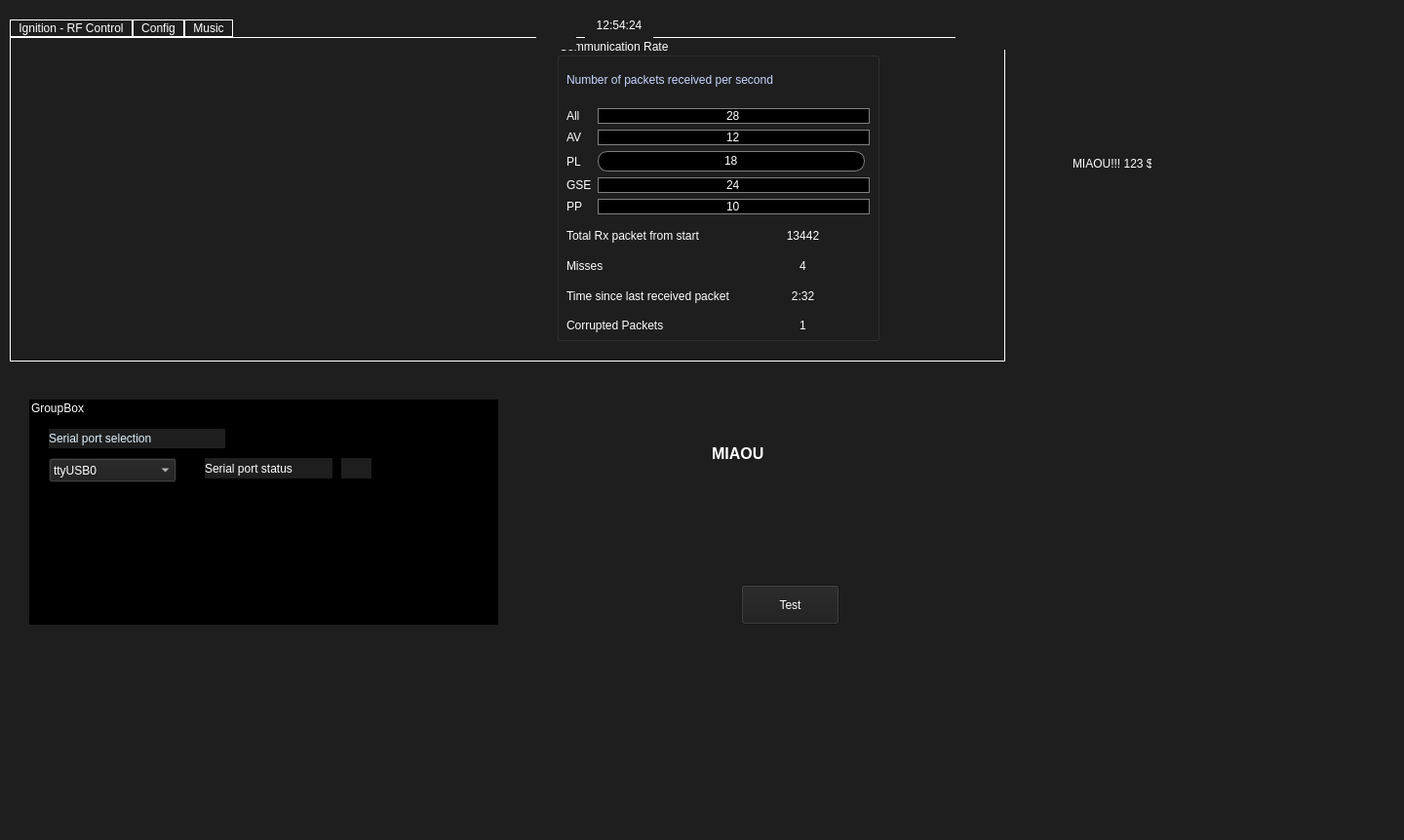
<?xml version="1.0" encoding="UTF-8"?>
<ui version="4.0">
 <class>second_ui</class>
 <widget class="QWidget" name="second_ui">
  <property name="geometry">
   <rect>
    <x>0</x>
    <y>0</y>
    <width>1440</width>
    <height>862</height>
   </rect>
  </property>
  <property name="minimumSize">
   <size>
    <width>600</width>
    <height>0</height>
   </size>
  </property>
  <property name="maximumSize">
   <size>
    <width>9999</width>
    <height>9999</height>
   </size>
  </property>
  <property name="mouseTracking">
   <bool>false</bool>
  </property>
  <property name="windowTitle">
   <string>GSBellaLui2020</string>
  </property>
  <property name="styleSheet">
   <string notr="true">background-color: rgb(30, 30, 30);
color: rgb(255, 255, 255);</string>
  </property>
  <widget class="QLabel" name="logo">
   <property name="geometry">
    <rect>
     <x>1040</x>
     <y>230</y>
     <width>181</width>
     <height>171</height>
    </rect>
   </property>
   <property name="toolTip">
    <string>&lt;html&gt;&lt;head/&gt;&lt;body&gt;&lt;p&gt;Project Bella Lui 2020&lt;/p&gt;&lt;/body&gt;&lt;/html&gt;</string>
   </property>
   <property name="styleSheet">
    <string notr="true">

image: url(:/assets/logo.png);</string>
   </property>
   <property name="text">
    <string/>
   </property>
  </widget>
  <widget class="QTabWidget" name="tabWidget">
   <property name="geometry">
    <rect>
     <x>10</x>
     <y>20</y>
     <width>1021</width>
     <height>351</height>
    </rect>
   </property>
   <property name="styleSheet">
    <string notr="true">QTabBar::tab {
	background: rgb(30, 30, 30);
	border: 1px solid white;
	padding: 1px 8px 1px 8px;
}
QTabWidget::pane {
	border: 1px solid white;
}
</string>
   </property>
   <property name="currentIndex">
    <number>0</number>
   </property>
   <widget class="QWidget" name="Ignition">
    <attribute name="title">
     <string>Ignition - RF Control</string>
    </attribute>
    <widget class="QGroupBox" name="groupBox_7">
     <property name="geometry">
      <rect>
       <x>560</x>
       <y>0</y>
       <width>331</width>
       <height>311</height>
      </rect>
     </property>
     <property name="title">
      <string>Communication Rate</string>
     </property>
     <widget class="QWidget" name="gridLayoutWidget_3">
      <property name="geometry">
       <rect>
        <x>10</x>
        <y>20</y>
        <width>311</width>
        <height>161</height>
       </rect>
      </property>
      <layout class="QGridLayout" name="gridLayout_12">
       <item row="3" column="1">
        <widget class="QProgressBar" name="PL_packet_rate">
         <property name="maximumSize">
          <size>
           <width>274</width>
           <height>21</height>
          </size>
         </property>
         <property name="styleSheet">
          <string notr="true">QProgressBar {
	color: white;
}
QProgressBar:horizontal {
	border: 1px solid gray;
	border-radius: 10px;
	background: black;
	padding: 1px;
    text-align: center;
	height: 10px;
}
QProgressBar::chunk:horizontal {
	background: qlineargradient(x1: 0, y1: 0.5, x2: 1, y2: 		0.5, stop: 0 rgb(39, 68, 255), stop: 1 rgb(190, 255, 178));
	border-radius: 5px;
}</string>
         </property>
         <property name="maximum">
          <number>30</number>
         </property>
         <property name="value">
          <number>18</number>
         </property>
         <property name="format">
          <string>%v</string>
         </property>
        </widget>
       </item>
       <item row="4" column="0">
        <widget class="QLabel" name="label_20">
         <property name="text">
          <string>GSE</string>
         </property>
        </widget>
       </item>
       <item row="0" column="0" colspan="2">
        <widget class="QLabel" name="label_6">
         <property name="maximumSize">
          <size>
           <width>309</width>
           <height>16777215</height>
          </size>
         </property>
         <property name="styleSheet">
          <string notr="true">color: rgb(199, 214, 255);</string>
         </property>
         <property name="text">
          <string>Number of packets received per second</string>
         </property>
        </widget>
       </item>
       <item row="4" column="1">
        <widget class="QProgressBar" name="GSE_packet_rate">
         <property name="styleSheet">
          <string notr="true">QProgressBar {
	color: white;
}
QProgressBar:horizontal {
	border: 1px solid gray;
	border-radius: 10px;
	background: black;
	padding: 1px;
    text-align: center;
	height: 10px;
}
QProgressBar::chunk:horizontal {
	background: qlineargradient(x1: 0, y1: 0.5, x2: 1, y2: 		0.5, stop: 0 rgb(39, 68, 255), stop: 1 rgb(255, 158, 110));
	border-radius: 5px;
}</string>
         </property>
         <property name="maximum">
          <number>30</number>
         </property>
         <property name="value">
          <number>24</number>
         </property>
         <property name="format">
          <string>%v</string>
         </property>
        </widget>
       </item>
       <item row="5" column="0">
        <widget class="QLabel" name="label_21">
         <property name="text">
          <string>PP</string>
         </property>
        </widget>
       </item>
       <item row="5" column="1">
        <widget class="QProgressBar" name="PP_packet_rate">
         <property name="styleSheet">
          <string notr="true">QProgressBar {
	color: white;
}
QProgressBar:horizontal {
	border: 1px solid gray;
	border-radius: 10px;
	background: black;
	padding: 1px;
    text-align: center;
	height: 10px;
}
QProgressBar::chunk:horizontal {
	background: qlineargradient(x1: 0, y1: 0.5, x2: 1, y2: 		0.5, stop: 0 rgb(39, 68, 255), stop: 1 rgb(176, 111, 255));
	border-radius: 5px;
}</string>
         </property>
         <property name="maximum">
          <number>30</number>
         </property>
         <property name="value">
          <number>10</number>
         </property>
         <property name="format">
          <string>%v</string>
         </property>
        </widget>
       </item>
       <item row="2" column="1">
        <widget class="QProgressBar" name="AV_packet_rate">
         <property name="styleSheet">
          <string notr="true">QProgressBar {
	color: white;
}
QProgressBar:horizontal {
	border: 1px solid gray;
	border-radius: 10px;
	background: black;
	padding: 1px;
    text-align: center;
	height: 10px;
}
QProgressBar::chunk:horizontal {
	background: qlineargradient(x1: 0, y1: 0.5, x2: 1, y2: 		0.5, stop: 0 rgb(39, 68, 255), stop: 1 rgb(125, 249, 255));
	border-radius: 5px;
}</string>
         </property>
         <property name="maximum">
          <number>30</number>
         </property>
         <property name="value">
          <number>12</number>
         </property>
         <property name="format">
          <string>%v</string>
         </property>
        </widget>
       </item>
       <item row="2" column="0">
        <widget class="QLabel" name="label_16">
         <property name="text">
          <string>AV</string>
         </property>
        </widget>
       </item>
       <item row="3" column="0">
        <widget class="QLabel" name="label_17">
         <property name="text">
          <string>PL</string>
         </property>
        </widget>
       </item>
       <item row="1" column="1">
        <widget class="QProgressBar" name="all_packet_rate">
         <property name="styleSheet">
          <string notr="true">QProgressBar {
	color: white;
}
QProgressBar:horizontal {
	border: 1px solid gray;
	border-radius: 10px;
	background: black;
	padding: 1px;
    text-align: center;
	height: 10px;
}
QProgressBar::chunk:horizontal {
	background: qlineargradient(x1: 0, y1: 0.5, x2: 1, y2: 		0.5, stop: 0 rgb(39, 68, 255), stop: 1 rgb(16, 255, 72));
	border-radius: 5px;
}</string>
         </property>
         <property name="maximum">
          <number>50</number>
         </property>
         <property name="value">
          <number>28</number>
         </property>
         <property name="format">
          <string>%v</string>
         </property>
        </widget>
       </item>
       <item row="1" column="0">
        <widget class="QLabel" name="label_88">
         <property name="text">
          <string>All</string>
         </property>
        </widget>
       </item>
      </layout>
     </widget>
     <widget class="QWidget" name="gridLayoutWidget_4">
      <property name="geometry">
       <rect>
        <x>10</x>
        <y>190</y>
        <width>311</width>
        <height>116</height>
       </rect>
      </property>
      <layout class="QGridLayout" name="gridLayout_10">
       <item row="1" column="0">
        <widget class="QLabel" name="miss_label">
         <property name="toolTip">
          <string>&lt;html&gt;&lt;head/&gt;&lt;body&gt;&lt;p&gt;Lost packets in last 2 seconds&lt;/p&gt;&lt;/body&gt;&lt;/html&gt;</string>
         </property>
         <property name="text">
          <string>Misses</string>
         </property>
        </widget>
       </item>
       <item row="1" column="1">
        <widget class="QLabel" name="miss_panel">
         <property name="toolTip">
          <string>&lt;html&gt;&lt;head/&gt;&lt;body&gt;&lt;p&gt;Lost packets in last 2 seconds&lt;/p&gt;&lt;/body&gt;&lt;/html&gt;</string>
         </property>
         <property name="text">
          <string>4</string>
         </property>
         <property name="alignment">
          <set>Qt::AlignCenter</set>
         </property>
        </widget>
       </item>
       <item row="2" column="1">
        <widget class="QLabel" name="time_since_last_Rx">
         <property name="toolTip">
          <string>&lt;html&gt;&lt;head/&gt;&lt;body&gt;&lt;p&gt;Last packet's timestamp&lt;/p&gt;&lt;/body&gt;&lt;/html&gt;</string>
         </property>
         <property name="text">
          <string>2:32</string>
         </property>
         <property name="alignment">
          <set>Qt::AlignCenter</set>
         </property>
        </widget>
       </item>
       <item row="0" column="0">
        <widget class="QLabel" name="received_pack_cnt_label">
         <property name="toolTip">
          <string>&lt;html&gt;&lt;head/&gt;&lt;body&gt;&lt;p&gt;The count of the received packets from the start of the program&lt;/p&gt;&lt;/body&gt;&lt;/html&gt;</string>
         </property>
         <property name="text">
          <string>Total Rx packet from start</string>
         </property>
        </widget>
       </item>
       <item row="0" column="1">
        <widget class="QLabel" name="received_pack_cnt_panel">
         <property name="toolTip">
          <string>&lt;html&gt;&lt;head/&gt;&lt;body&gt;&lt;p&gt;The count of the received packets from the start of the program&lt;/p&gt;&lt;/body&gt;&lt;/html&gt;</string>
         </property>
         <property name="styleSheet">
          <string notr="true"/>
         </property>
         <property name="text">
          <string>13442</string>
         </property>
         <property name="alignment">
          <set>Qt::AlignCenter</set>
         </property>
        </widget>
       </item>
       <item row="2" column="0">
        <widget class="QLabel" name="last_refresh_label">
         <property name="toolTip">
          <string>&lt;html&gt;&lt;head/&gt;&lt;body&gt;&lt;p&gt;Last packet's timestamp&lt;/p&gt;&lt;/body&gt;&lt;/html&gt;</string>
         </property>
         <property name="text">
          <string>Time since last received packet</string>
         </property>
        </widget>
       </item>
       <item row="3" column="0">
        <widget class="QLabel" name="corrupted_label">
         <property name="text">
          <string>Corrupted Packets</string>
         </property>
        </widget>
       </item>
       <item row="3" column="1">
        <widget class="QLabel" name="corrupted_panel">
         <property name="maximumSize">
          <size>
           <width>144</width>
           <height>23</height>
          </size>
         </property>
         <property name="text">
          <string>1</string>
         </property>
         <property name="alignment">
          <set>Qt::AlignCenter</set>
         </property>
        </widget>
       </item>
      </layout>
     </widget>
    </widget>
   </widget>
   <widget class="QWidget" name="tab">
    <attribute name="title">
     <string>Config</string>
    </attribute>
   </widget>
   <widget class="QWidget" name="tab_2">
    <attribute name="title">
     <string>Music</string>
    </attribute>
    <widget class="QSlider" name="verticalSlider_1">
     <property name="geometry">
      <rect>
       <x>570</x>
       <y>50</y>
       <width>22</width>
       <height>160</height>
      </rect>
     </property>
     <property name="orientation">
      <enum>Qt::Vertical</enum>
     </property>
    </widget>
    <widget class="QLineEdit" name="lineEdit">
     <property name="geometry">
      <rect>
       <x>440</x>
       <y>150</y>
       <width>113</width>
       <height>25</height>
      </rect>
     </property>
     <property name="text">
      <string>ERT2020GS</string>
     </property>
    </widget>
    <widget class="QSlider" name="verticalSlider_2">
     <property name="geometry">
      <rect>
       <x>610</x>
       <y>50</y>
       <width>22</width>
       <height>160</height>
      </rect>
     </property>
     <property name="orientation">
      <enum>Qt::Vertical</enum>
     </property>
    </widget>
    <widget class="QSlider" name="verticalSlider_3">
     <property name="geometry">
      <rect>
       <x>650</x>
       <y>50</y>
       <width>22</width>
       <height>160</height>
      </rect>
     </property>
     <property name="orientation">
      <enum>Qt::Vertical</enum>
     </property>
    </widget>
    <widget class="QSlider" name="verticalSlider_4">
     <property name="geometry">
      <rect>
       <x>690</x>
       <y>50</y>
       <width>22</width>
       <height>160</height>
      </rect>
     </property>
     <property name="orientation">
      <enum>Qt::Vertical</enum>
     </property>
    </widget>
    <widget class="QSlider" name="verticalSlider_5">
     <property name="geometry">
      <rect>
       <x>730</x>
       <y>50</y>
       <width>22</width>
       <height>160</height>
      </rect>
     </property>
     <property name="orientation">
      <enum>Qt::Vertical</enum>
     </property>
    </widget>
    <widget class="QSlider" name="verticalSlider_11">
     <property name="geometry">
      <rect>
       <x>770</x>
       <y>50</y>
       <width>22</width>
       <height>160</height>
      </rect>
     </property>
     <property name="orientation">
      <enum>Qt::Vertical</enum>
     </property>
    </widget>
    <widget class="QSlider" name="verticalSlider_12">
     <property name="geometry">
      <rect>
       <x>850</x>
       <y>50</y>
       <width>22</width>
       <height>160</height>
      </rect>
     </property>
     <property name="orientation">
      <enum>Qt::Vertical</enum>
     </property>
    </widget>
    <widget class="QSlider" name="verticalSlider_13">
     <property name="geometry">
      <rect>
       <x>810</x>
       <y>50</y>
       <width>22</width>
       <height>160</height>
      </rect>
     </property>
     <property name="orientation">
      <enum>Qt::Vertical</enum>
     </property>
    </widget>
    <widget class="QSlider" name="verticalSlider_14">
     <property name="geometry">
      <rect>
       <x>890</x>
       <y>50</y>
       <width>22</width>
       <height>160</height>
      </rect>
     </property>
     <property name="orientation">
      <enum>Qt::Vertical</enum>
     </property>
    </widget>
    <widget class="QSlider" name="verticalSlider_15">
     <property name="geometry">
      <rect>
       <x>930</x>
       <y>50</y>
       <width>22</width>
       <height>160</height>
      </rect>
     </property>
     <property name="styleSheet">
      <string notr="true"/>
     </property>
     <property name="value">
      <number>60</number>
     </property>
     <property name="orientation">
      <enum>Qt::Vertical</enum>
     </property>
    </widget>
    <widget class="QPushButton" name="play_music">
     <property name="geometry">
      <rect>
       <x>470</x>
       <y>60</y>
       <width>51</width>
       <height>51</height>
      </rect>
     </property>
     <property name="toolTip">
      <string>&lt;html&gt;&lt;head/&gt;&lt;body&gt;&lt;p&gt;Send message&lt;/p&gt;&lt;/body&gt;&lt;/html&gt;</string>
     </property>
     <property name="styleSheet">
      <string notr="true">QPushButton{
qproperty-icon: url(:/assets/play.png);
qproperty-iconSize: 50px;
border-radius: 25px;
}
QPushButton:hover {
background-color: rgb(10, 0, 0); 
}
QPushButton:pressed {
background-color: rgb(16, 16, 16);
}
</string>
     </property>
     <property name="text">
      <string/>
     </property>
    </widget>
   </widget>
  </widget>
  <widget class="QLabel" name="label_29">
   <property name="geometry">
    <rect>
     <x>1060</x>
     <y>10</y>
     <width>161</width>
     <height>41</height>
    </rect>
   </property>
   <property name="styleSheet">
    <string notr="true">image: url(:/assets/EPFL.png);</string>
   </property>
   <property name="text">
    <string/>
   </property>
  </widget>
  <widget class="QLabel" name="logo_2">
   <property name="geometry">
    <rect>
     <x>1230</x>
     <y>220</y>
     <width>91</width>
     <height>81</height>
    </rect>
   </property>
   <property name="toolTip">
    <string>&lt;html&gt;&lt;head/&gt;&lt;body&gt;&lt;p&gt;Project Bella Lui 2020&lt;/p&gt;&lt;/body&gt;&lt;/html&gt;</string>
   </property>
   <property name="styleSheet">
    <string notr="true">image: url(:/assets/Logo_Eiger.png);</string>
   </property>
   <property name="text">
    <string/>
   </property>
  </widget>
  <widget class="QLabel" name="logo_3">
   <property name="geometry">
    <rect>
     <x>1240</x>
     <y>320</y>
     <width>71</width>
     <height>81</height>
    </rect>
   </property>
   <property name="toolTip">
    <string>&lt;html&gt;&lt;head/&gt;&lt;body&gt;&lt;p&gt;Project Bella Lui 2020&lt;/p&gt;&lt;/body&gt;&lt;/html&gt;</string>
   </property>
   <property name="styleSheet">
    <string notr="true">image: url(:/assets/Logo_Matterhorn.png);</string>
   </property>
   <property name="text">
    <string/>
   </property>
  </widget>
  <widget class="QLabel" name="antenna_img">
   <property name="geometry">
    <rect>
     <x>980</x>
     <y>0</y>
     <width>51</width>
     <height>51</height>
    </rect>
   </property>
   <property name="styleSheet">
    <string notr="true">image: url(:/assets/radioOFF.png);
</string>
   </property>
   <property name="text">
    <string/>
   </property>
  </widget>
  <widget class="QLabel" name="time_panel">
   <property name="geometry">
    <rect>
     <x>600</x>
     <y>10</y>
     <width>70</width>
     <height>31</height>
    </rect>
   </property>
   <property name="minimumSize">
    <size>
     <width>70</width>
     <height>0</height>
    </size>
   </property>
   <property name="maximumSize">
    <size>
     <width>60</width>
     <height>16777215</height>
    </size>
   </property>
   <property name="styleSheet">
    <string notr="true">QLabel {
	font: 900 12pt &quot;Segoe UI Black&quot;;
}</string>
   </property>
   <property name="text">
    <string>12:54:24</string>
   </property>
   <property name="alignment">
    <set>Qt::AlignCenter</set>
   </property>
  </widget>
  <widget class="QLabel" name="label_13">
   <property name="geometry">
    <rect>
     <x>550</x>
     <y>10</y>
     <width>41</width>
     <height>41</height>
    </rect>
   </property>
   <property name="styleSheet">
    <string notr="true">image: url(:/assets/watch.png);</string>
   </property>
   <property name="text">
    <string/>
   </property>
  </widget>
  <widget class="QPushButton" name="xbee_button">
   <property name="geometry">
    <rect>
     <x>1060</x>
     <y>70</y>
     <width>51</width>
     <height>51</height>
    </rect>
   </property>
   <property name="toolTip">
    <string>&lt;html&gt;&lt;head/&gt;&lt;body&gt;&lt;p&gt;Start Xbee&lt;/p&gt;&lt;/body&gt;&lt;/html&gt;</string>
   </property>
   <property name="styleSheet">
    <string notr="true">QPushButton{
qproperty-icon: url(:/assets/powerON.png);
qproperty-iconSize: 55px;
border-radius: 25px;
}
QPushButton:hover {
background-color: black; 
qproperty-iconSize: 64px;
}
QPushButton:pressed {
background-color: rgb(16, 16, 16);
}</string>
   </property>
   <property name="text">
    <string/>
   </property>
  </widget>
  <widget class="QPushButton" name="send_msg">
   <property name="geometry">
    <rect>
     <x>1140</x>
     <y>70</y>
     <width>51</width>
     <height>51</height>
    </rect>
   </property>
   <property name="toolTip">
    <string>&lt;html&gt;&lt;head/&gt;&lt;body&gt;&lt;p&gt;Send message&lt;/p&gt;&lt;/body&gt;&lt;/html&gt;</string>
   </property>
   <property name="styleSheet">
    <string notr="true">QPushButton{
qproperty-icon: url(:/assets/send.png);
qproperty-iconSize: 50px;
border-radius: 25px;
}
QPushButton:hover {
background-color: rgb(10, 0, 0); 
}
QPushButton:pressed {
background-color: rgb(16, 16, 16);
}
</string>
   </property>
   <property name="text">
    <string/>
   </property>
  </widget>
  <widget class="QLabel" name="label_7">
   <property name="geometry">
    <rect>
     <x>1100</x>
     <y>160</y>
     <width>81</width>
     <height>16</height>
    </rect>
   </property>
   <property name="text">
    <string>MIAOU!!! 123 $</string>
   </property>
  </widget>
  <widget class="QGroupBox" name="groupBox_2">
   <property name="geometry">
    <rect>
     <x>30</x>
     <y>410</y>
     <width>481</width>
     <height>231</height>
    </rect>
   </property>
   <property name="styleSheet">
    <string notr="true">QGroupBox {
	background: rgb(0, 0, 0);
	border: 0px solid rgb(255,0,0);
	padding: 1px 8px 1px 8px;
}</string>
   </property>
   <property name="title">
    <string>GroupBox</string>
   </property>
   <widget class="QLabel" name="label">
    <property name="geometry">
     <rect>
      <x>180</x>
      <y>60</y>
      <width>131</width>
      <height>21</height>
     </rect>
    </property>
    <property name="text">
     <string>Serial port status</string>
    </property>
   </widget>
   <widget class="QComboBox" name="serialport_selector">
    <property name="geometry">
     <rect>
      <x>20</x>
      <y>60</y>
      <width>131</width>
      <height>25</height>
     </rect>
    </property>
    <item>
     <property name="text">
      <string>ttyUSB0</string>
     </property>
    </item>
    <item>
     <property name="text">
      <string>ttyUSB1</string>
     </property>
    </item>
    <item>
     <property name="text">
      <string>ttyS3</string>
     </property>
    </item>
    <item>
     <property name="text">
      <string>ttyS6</string>
     </property>
    </item>
   </widget>
   <widget class="QLabel" name="label_12">
    <property name="geometry">
     <rect>
      <x>20</x>
      <y>30</y>
      <width>181</width>
      <height>20</height>
     </rect>
    </property>
    <property name="styleSheet">
     <string notr="true">color: rgb(221, 242, 255);</string>
    </property>
    <property name="text">
     <string>Serial port selection</string>
    </property>
   </widget>
   <widget class="QLabel" name="serialport_status">
    <property name="geometry">
     <rect>
      <x>320</x>
      <y>60</y>
      <width>31</width>
      <height>21</height>
     </rect>
    </property>
    <property name="styleSheet">
     <string notr="true">image: url(:/assets/refresh.png);
</string>
    </property>
    <property name="text">
     <string/>
    </property>
   </widget>
  </widget>
  <widget class="QPushButton" name="pushButton">
   <property name="geometry">
    <rect>
     <x>760</x>
     <y>600</y>
     <width>101</width>
     <height>41</height>
    </rect>
   </property>
   <property name="styleSheet">
    <string notr="true">QPushButton:hover {
background: green;
}</string>
   </property>
   <property name="text">
    <string>Test</string>
   </property>
   <property name="flat">
    <bool>false</bool>
   </property>
  </widget>
  <widget class="QCheckBox" name="checkBox_5">
   <property name="geometry">
    <rect>
     <x>730</x>
     <y>530</y>
     <width>51</width>
     <height>61</height>
    </rect>
   </property>
   <property name="sizePolicy">
    <sizepolicy hsizetype="Expanding" vsizetype="Expanding">
     <horstretch>0</horstretch>
     <verstretch>0</verstretch>
    </sizepolicy>
   </property>
   <property name="styleSheet">
    <string notr="true">QCheckBox {
	background: transparent;
}
QCheckBox::indicator {
     width: 50px; 
     height: 50px; 
}

QCheckBox::indicator:partiallychecked {
	image: url(:/assets/GS_valve_V2_Unknown.svg);
}

QCheckBox::indicator:checked {
    image: url(:/assets/GS_valve_V2_OpenV.svg);
}

QCheckBox::indicator:unchecked {
	image: url(:/assets/GS_valve_V2_CloseH.svg);
}

QCheckBox::indicator:hover {
	background-color: rgba(0, 0, 0, 50); 
}

</string>
   </property>
   <property name="text">
    <string/>
   </property>
   <property name="checked">
    <bool>false</bool>
   </property>
   <property name="tristate">
    <bool>false</bool>
   </property>
  </widget>
  <widget class="QLabel" name="label_8">
   <property name="geometry">
    <rect>
     <x>730</x>
     <y>450</y>
     <width>211</width>
     <height>31</height>
    </rect>
   </property>
   <property name="text">
    <string>&lt;html&gt;&lt;head/&gt;&lt;body&gt;&lt;p&gt;&lt;span style=&quot; font-size:12pt; font-weight:700;&quot;&gt;MIAOU&lt;/span&gt;&lt;/p&gt;&lt;/body&gt;&lt;/html&gt;</string>
   </property>
  </widget>
  <widget class="QCheckBox" name="checkBox_6">
   <property name="geometry">
    <rect>
     <x>730</x>
     <y>480</y>
     <width>51</width>
     <height>61</height>
    </rect>
   </property>
   <property name="sizePolicy">
    <sizepolicy hsizetype="Expanding" vsizetype="Expanding">
     <horstretch>0</horstretch>
     <verstretch>0</verstretch>
    </sizepolicy>
   </property>
   <property name="styleSheet">
    <string notr="true">QCheckBox {
	background: transparent;
}
QCheckBox::indicator {
     width: 50px; 
     height: 50px; 
}

QCheckBox::indicator:checked {
	image: url(:/assets/GS_valve_V1_OpenV.png);
}

QCheckBox::indicator:unchecked {
	image: url(:/assets/GS_valve_V1_CloseH.png);
}

QCheckBox::indicator:hover {
	background-color: rgba(0, 0, 0, 50); 
}
</string>
   </property>
   <property name="text">
    <string/>
   </property>
   <property name="checked">
    <bool>false</bool>
   </property>
   <property name="tristate">
    <bool>false</bool>
   </property>
  </widget>
  <zorder>tabWidget</zorder>
  <zorder>logo</zorder>
  <zorder>label_29</zorder>
  <zorder>logo_2</zorder>
  <zorder>logo_3</zorder>
  <zorder>antenna_img</zorder>
  <zorder>time_panel</zorder>
  <zorder>label_13</zorder>
  <zorder>xbee_button</zorder>
  <zorder>send_msg</zorder>
  <zorder>label_7</zorder>
  <zorder>groupBox_2</zorder>
  <zorder>pushButton</zorder>
  <zorder>checkBox_5</zorder>
  <zorder>label_8</zorder>
  <zorder>checkBox_6</zorder>
 </widget>
 <resources>
  <include location="assets.qrc"/>
 </resources>
 <connections/>
</ui>
